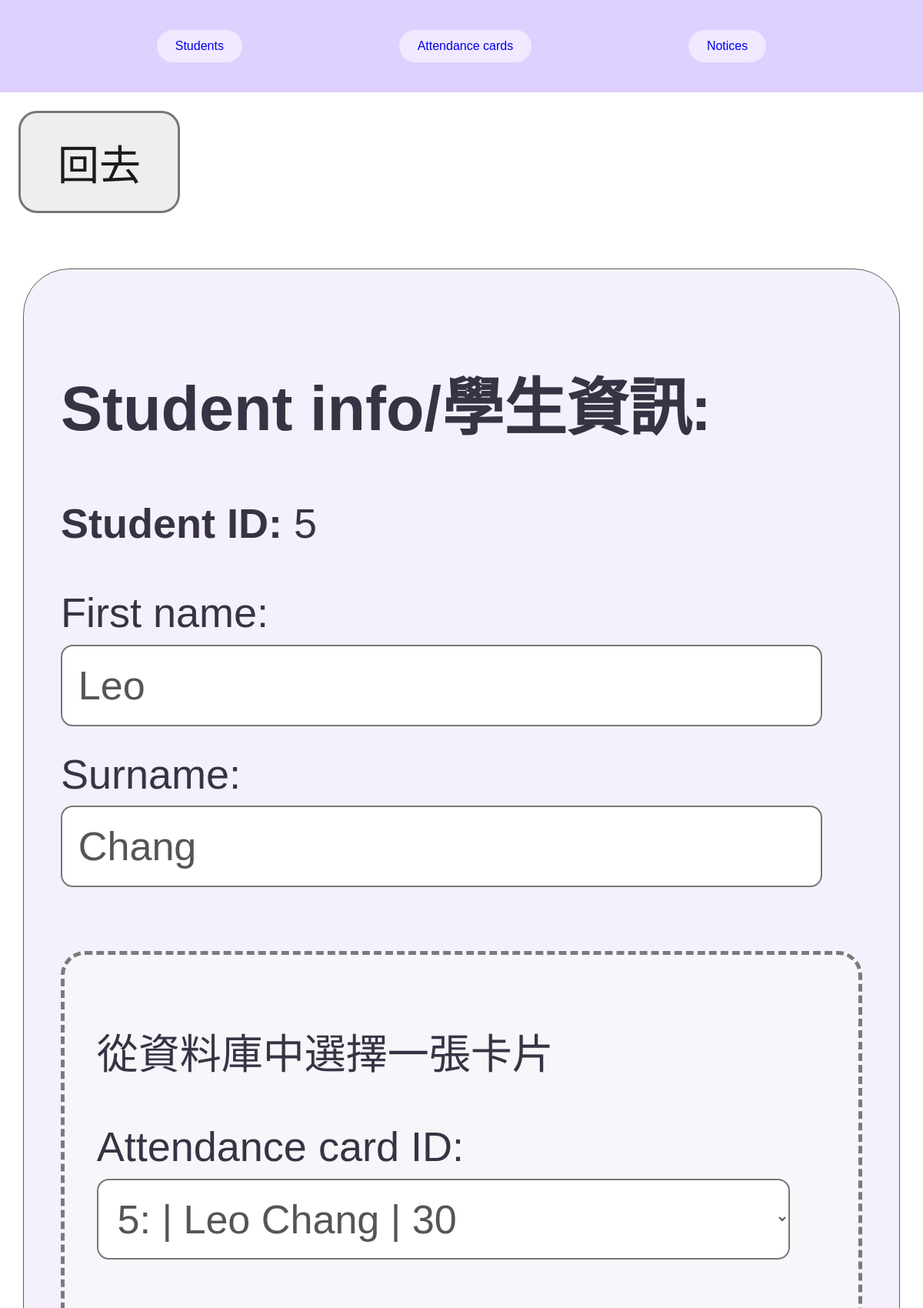
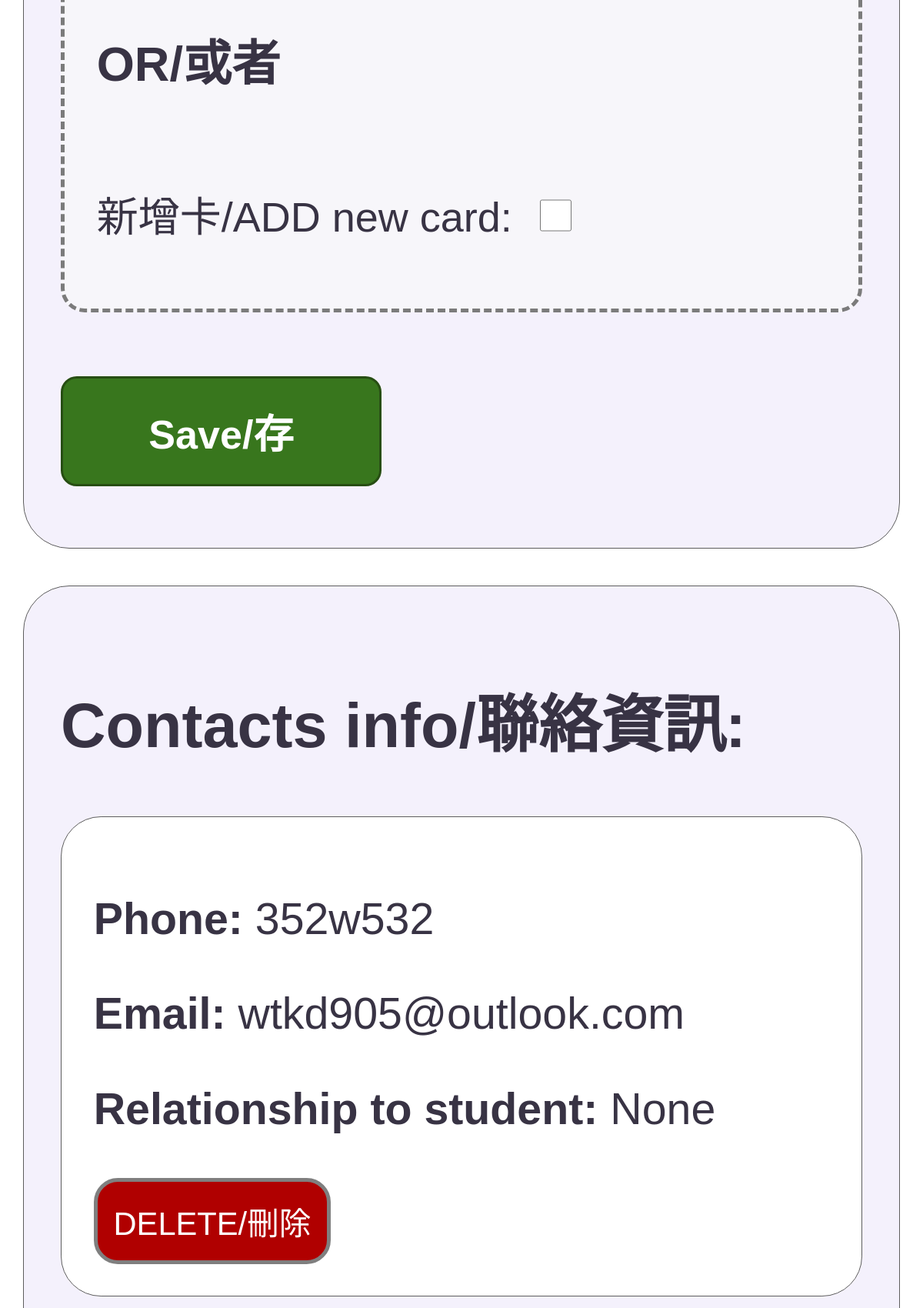
Screenshot of /edit?student_id=5&og_page=/students? (upper part) with the database file from the repository (2 pictures, top to bottom).
### tables this page shows
CREATE TABLE STUDENTS (student_id INTEGER PRIMARY KEY, first_name TEXT, surname TEXT, card_id INTEGER REFERENCES ATTENDANCE_CARDS (card_id));

CREATE TABLE CONTACTS (contact_id INTEGER PRIMARY KEY, phone TEXT, email TEXT);

### app.py (the view)
@app.route("/edit", methods = ['GET'] )
def edit_page():
    student_id = request.args.get("student_id")
    db = get_db()
    at_d = {}
    og_page = request.args.get("og_page")
    student = db.execute("SELECT * FROM STUDENTS WHERE student_id = ?", (student_id,)).fetchone()
    contacts = db.execute("SELECT CONTACTS.contact_id, CONTACTS.phone, CONTACTS.email, STUDENTS_CONTACTS.relationship_to_student FROM " \
    "STUDENTS_CONTACTS JOIN CONTACTS ON STUDENTS_CONTACTS.contact_id = CONTACTS.contact_id WHERE STUDENTS_CONTACTS.student_id = ?", (student_id,)).fetchall()
    classes = get_all_classes()
    student_classes = db.execute("SELECT class_id FROM STUDENTS_CLASSES WHERE student_id = ?", (student_id,)).fetchall()
    all_contacts = db.execute("SELECT * FROM CONTACTS").fetchall()
    cards = db.execute("SELECT ATTENDANCE_CARDS.card_id, COUNT(ATTENDANCE_RECORDS.attendance_id) AS attendance_count " \
    "FROM ATTENDANCE_CARDS LEFT JOIN ATTENDANCE_RECORDS ON ATTENDANCE_CARDS.card_id = ATTENDANCE_RECORDS.card_id GROUP BY" \
    " ATTENDANCE_CARDS.card_id").fetchall()
    for c in cards:
        at_d[c["card_id"]] = {"Students": [], "Count": c["attendance_count"]}
    card_students = get_all_students()
    for s in card_students:
        if s["card_id"] in at_d:
            at_d[s["card_id"]]["Students"].append((s["first_name"], s["surname"]))
    return render_template("editpage.html", student_id=student_id, student_classes=[row["class_id"] for row in student_classes], student=student, classes=classes, contacts=contacts, at_d=at_d, all_contacts=all_contacts, og_page=og_page)

### app.py (called while the page is built)
def get_db():
    if "db" not in g:
        g.db = sqlite3.connect(DATABASE)
        g.db.row_factory = sqlite3.Row
    return g.db

def get_all_students():
    db = get_db()
    return db.execute("SELECT * FROM STUDENTS").fetchall()

def get_all_classes():
    db =get_db()
    return  db.execute("SELECT * FROM CLASSES").fetchall()

### templates/editpage.html (shortened to what this page needs)
{% extends "layout.html" %}
{% block content %}
<link rel="stylesheet" href="{{ url_for('static', filename='editpage.css') }}">
    <a class="back-button" href="{{ og_page }}">回去</a>
    <section>
          <h2>Student info/學生資訊:</h2>
          <form method="POST" action="{{ url_for('update_student', student_id=student_id) }}">
              <p><strong>Student ID: </strong>{{student_id}}</p>
              First name:
              <input type="text"
                    name="first_name"
                    value="{{student["first_name"]}}">
              Surname:
              <input type="text"
                    name="surname"
                    value="{{student["surname"]}}">
              <div class="card-section">
                  <p>從資料庫中選擇一張卡片</p>
                  <label for="attendance_card_id">Attendance card ID:</label>
                      <select name="attendance_card_id">
                        {% for cards in at_d %}
                          <option value="{{cards}}" {% if cards == student["card_id"] %}selected{% endif %}>
                              {{cards}}:
                          </option>
                        {% endfor %}
                      </select>
                  <h3> OR/或者 </h3>
                  <label class="new-card"> 新增卡/ADD new card:</label>
                    <input type="checkbox" name="new_card">
              </div>
                  <button class="save-button" type="submit">
                      Save/存
                  </button>
          </form>
    </section>
        <section>
            <h2>Contacts info/聯絡資訊:</h2>
                {% for c in contacts %}
                  <div class="student-contacts">
                      <form method="POST" action="{{ url_for('update_student', student_id=student_id) }}">
                          <p><strong>Phone:</strong> {{c["phone"]}} </p>
                          <p><strong>Email:</strong> {{c["email"]}} </p>
                          <p><strong>Relationship to student:</strong> {{c["relationship_to_student"]}} </p>
                          <button class="delete-button" type="submit">
                            DELETE/刪除
                          </button>
                      </form>
                  </div>
                {% endfor %}
        </section>
{% endblock %}

### static/layout.css (style rules this page uses)
html, body, main { margin: 0; padding: 0; width: 100%; font-family: sans-serif; }
body { padding-top: 10cqw; }

### static/editpage.css (style rules this page uses)
.back-button { display: inline-block; background-color: #eeeeee; color: #1b1b1b; padding: 2cqw 4cqw; margin: 2cqw; border: 0.3cqw solid #777777; border-radius: 2cqw; font-size: 4.5cqw; text-decoration: none; }
section { container-type: inline-size; width: 95%; box-sizing: border-box; background-color: #f4f1fc; border: 0.15cqw solid #5e5e5e; border-radius: 5cqw; padding: 4cqw; margin: 4cqw auto; font-size: 4.5cqw; color: #383344; }
form input[type="text"], form select { width: 95%; box-sizing: border-box; padding: 2cqw; margin: 1cqw 0 3cqw 0; border: 0.2cqw solid #777777; border-radius: 1.5cqw; background-color: white; color: #555555; font-size: 5cqw; }
form input[type="checkbox"] { width: 4cqw; height: 4cqw; margin: 2cqw; }
.card-section, .contact-section { background-color: #f7f6fa; padding: 3cqw 4cqw; margin: 5cqw 0; border: 0.5cqw dashed rgb(123, 123, 123); border-radius: 3cqw; }
.save-button { width: 40%; background-color: #38761d; color: white; padding: 3cqw; margin: 3cqw 0; border: 0.3cqw solid #274e13; border-radius: 2cqw; font-size: 5cqw; font-weight: bold; }
.delete-button { padding: 2cqw; font-size: 4cqw; color: white; background-color: #b00000; border: 0.5cqw solid #7f7f7f; border-radius: 3cqw; }
.new-card { display: inline-block; padding: 5cqw 0; }
.student-contacts { background-color: white; border: 0.15cqw solid #5e5e5e; border-radius: 5cqw; padding: 4cqw; margin: 4cqw auto; font-size: 5.5cqw; color: #383344; }

### rows the page displays
STUDENTS: first_name "Leo", surname "Chang", attendance_card_id "5: | Leo Chang | 30"
CONTACTS: phone "352w532", email "wtkd905@outlook.com", relationship_to_student "None"

### other values shown
{{ student_id }} "5"
